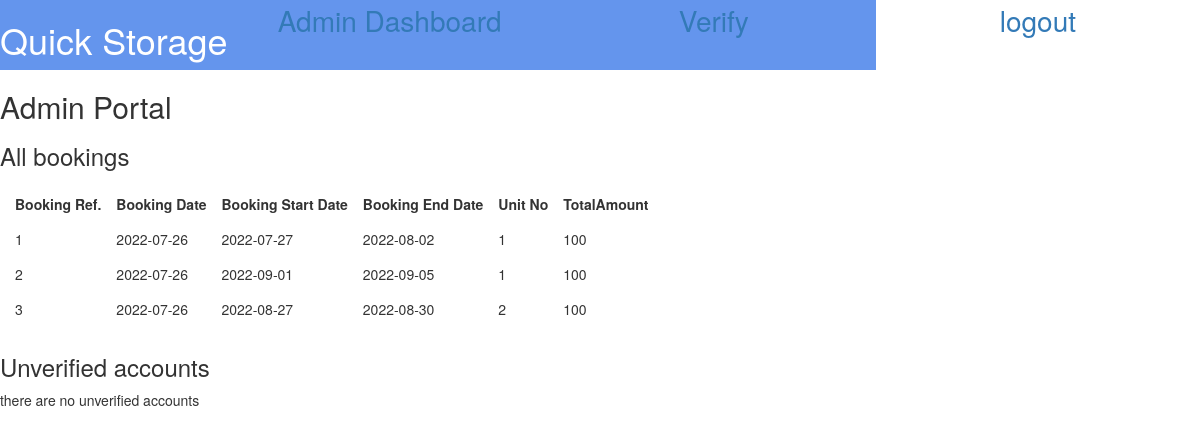
The app's page /admin/accountadmin.php (signed in) with its own data.
### tables this page shows
Create Table `Booking` (
	BookingID int AUTO_INCREMENT,
    BookingDate date,
    BookingStartDate date,
    BookingEndDate date,
    CustomerID int,
    UnitID int,
  
    TotalDays int,
    TotalAmount float,
    
    foreign key(CustomerID)references Customer(CustomerID),
    foreign key(UnitID)references StorageUnit(UnitID),
  
    primary key (BookingID)
    );

### admin/accountadmin.php (the view, shortened to what this page needs)
	<!DOCTYPE html>
<html lang="en">
	<head>
					<link rel="stylesheet" href="../style/style.css"/>
					  <link rel="stylesheet" href="https://maxcdn.bootstrapcdn.com/bootstrap/3.3.7/css/bootstrap.min.css">
	</head>
		<body>
		<div id="header">
							<div id="header2">
								<h1>Quick Storage</h1>
								<br>
								<div class="link"><a href="accountadmin.php">Admin Dashboard</a></div>
								<div class="link"><a href="unverifiedaccount.php">Verify</a></div>
								<div class="link" style="background-color:white"><a href="logout.php">logout</a></div>
					</div>
				</div>
				<h2>Admin Portal</h2>
					 <?php
	include '../dbconnect.php';
$result = mysqli_query($conn,"SELECT * FROM quickstorage.booking");
echo "<h3>All bookings</h3>";
echo "<table style ='border-collapse: separate;border-spacing: 15px;'><tr><th>Booking Ref.</th><th>Booking Date</th><th>Booking Start Date </th><th>Booking End Date</th><th>Unit No</th><th>TotalAmount</th></tr>";
while($row = mysqli_fetch_array($result))
{
	echo "<tr><td>".$row['BookingID']."</td><td>".$row['BookingDate']."</td><td>".$row['BookingStartDate']."</td><td>".$row['BookingEndDate']."</td><td>".$row['UnitID']."</td><td>".$row['TotalAmount']."</td></tr>";
}
echo "</table>";
echo "<h3>Unverified accounts</h3>";
$result = mysqli_query($conn,"SELECT * FROM quickstorage.customer where isverified='no' ");
if(mysqli_num_rows($result)>=1)
{
	echo "There are ". mysqli_num_rows($result)." unverified accounts";
	echo "<a href ='unverifiedaccount.php'><button>Verify Accounts Now > </button></a>";
}
else{
	echo "there are no unverified accounts";
}
	?>
	</body>
				</html>

### style/style.css (style rules this page uses)
body { margin:0px; font-family:Helvetica; color:Navy; background:white; line-height:1.5; }
#header, #footer { display:flex; }
#header { background:#6495ED; font-size:200%; }
.link,.foot { flex:3; text-align:center; }
#header2 { display:flex; flex:10; text-align:center; color:white; }
a { color:white; }
h1 { color: Navy; font-size: 14pt; font-family: Georgia; text-align:center; margin: 50px; }
th, td { padding: 10px; }

### records on screen
booking: BookingID "1", BookingDate "2022-07-26", BookingStartDate "2022-07-27", BookingEndDate "2022-08-02", UnitID "1", TotalAmount "100"
booking: BookingID "2", BookingDate "2022-07-26", BookingStartDate "2022-09-01", BookingEndDate "2022-09-05", UnitID "1", TotalAmount "100"
booking: BookingID "3", BookingDate "2022-07-26", BookingStartDate "2022-08-27", BookingEndDate "2022-08-30", UnitID "2", TotalAmount "100"
